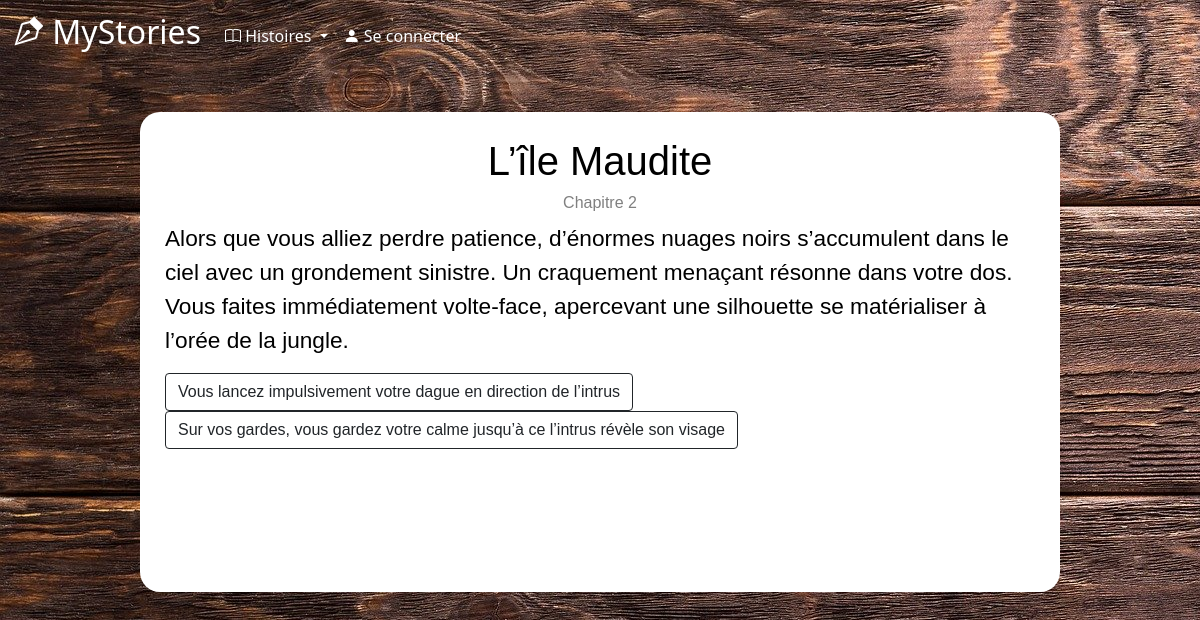
The page /chapter.php?story_id=4&chapter_num=2&choice_num=1&prev_chap=1 on the database its author committed.
### tables this page shows
CREATE TABLE `stories` (
  `id_story` int(11) NOT NULL,
  `title` varchar(50) DEFAULT NULL,
  `author` varchar(30) DEFAULT NULL,
  `nbChapters` int(11) DEFAULT NULL,
  `finished` tinyint(1) DEFAULT NULL,
  `date` date DEFAULT NULL,
  `hide` tinyint(1) NOT NULL,
  `summary` mediumtext NOT NULL,
  `nbrPoints` int(11) DEFAULT NULL
);

CREATE TABLE `chapters` (
  `id_chapter` int(11) NOT NULL,
  `id_story` int(11) NOT NULL,
  `numChapter` int(11) NOT NULL,
  `chapterContent` longtext NOT NULL,
  `choice1` mediumtext DEFAULT NULL,
  `choice2` mediumtext DEFAULT NULL,
  `choice3` mediumtext DEFAULT NULL
);

### chapter.php (the view, shortened to what this page needs)
<?php include("includes/header.php") ?>
<?php include("includes/connect.php") ?>
<main>
    <div id=backgroundConnexion>
    <?php
        $num_chapter=$_GET['chapter_num'];
    ?>
    <?php
    $id=$_GET['story_id'];
        $requete = "SELECT * FROM stories WHERE id_story = :id";
        $req = $bdd->prepare($requete);
        $req->execute(array('id' => $id));
        $histoire = $req->fetch();
        ?>
        <h1 id="centre"><?php echo $histoire['title']; ?></h2>
        <h6 id="donneesHistoire">Chapitre <?= $_GET['chapter_num']?></h6>
        <?php
        $requete7 = "SELECT * FROM chapters WHERE id_story = :id AND numChapter = :chap";
        $req7 = $bdd->prepare($requete7);
        $req7->execute(array(
            'id' => $id,
            'chap'=> $_GET['chapter_num']
        ));
        $chapter = $req7->fetch();
        ?>
        <?php
            if($_GET['choice_num']!=0)
            {
                $requete5 = "SELECT * FROM links WHERE id_story = :id AND Chapter = :chapter AND Previous_Choice = :previous_choice ";
                $req5 = $bdd->prepare($requete5);
                $req5->execute(array(
                    'id' => $id,
                    'chapter'=> $_GET['chapter_num'],
                    'previous_choice'=>$_GET['choice_num']
                ));
            }
        ?>
        <div>
            <p>
                <?= $chapter['chapterContent'];?>
            </p>
        </div>
        <div>
            <?php
            if(!empty($chapter['choice1'])){
                $requete2 = "SELECT * FROM links WHERE id_story = :id AND Previous_Chapter = :previous_chap AND Previous_Choice = :previous_choice ";
                $req2 = $bdd->prepare($requete2);
                $req2->execute(array(
                    'id' => $id,
                    'previous_chap'=> $_GET['chapter_num'],
                    'previous_choice'=> 1
                ));
                $choix1 = $req2->fetch();
                if($_GET['chapter_num']!=$histoire['nbChapters']){
                    $id=$id;
                    $chapterNum=$choix1['Chapter'];
                    ?>
                        <a class="btn btn-outline-dark" href="chapter.php?story_id=<?= $id?>&chapter_num=<?= $chapterNum?>&choice_num=1&prev_chap=<?= $num_chapter?>" role="button"><?= $chapter['choice1']?></a>
                    <?php
                }
                else{
                    $id=$id;
                    ?>
                        <a class="btn btn-outline-dark" href="end.php?id=<?= $id?>&failed=0" role="button"><?= $chapter['choice1']?></a>
                        &nbsp;
                    <?php
                }
            }
            if(!empty($chapter['choice2'])){
                $requete3 = "SELECT * FROM links WHERE id_story = :id AND Previous_Chapter = :previous_chap AND Previous_Choice = :previous_choice ";
                $req3 = $bdd->prepare($requete3);
                $req3->execute(array(
                    'id' => $id,
                    'previous_chap'=> $_GET['chapter_num'],
                    'previous_choice'=> 2
                ));
                $choix2 = $req3->fetch();
                $chap=$choix2['Chapter'];
                ?>
                <a class="btn btn-outline-dark" href="chapter.php?story_id=<?= $id?>&chapter_num=<?= $chap?>&choice_num=2&prev_chap=<?= $num_chapter?>" role="button"><?= $chapter['choice2']?></a>
                <?php
            }
                ?>
        </div>
    </div>
</main>
</body>
</html>

### style.css (style rules this page uses)
.accueil { background-image: url("images/fondBois.jpg"); }
body { background-color: black; color: white; }
main { margin: 20px 10%; color: black; padding: 20px; position: relative; background-size: cover; background-attachment: fixed; width: 80vw; font-size: 0.6cm; font-family: 'Trebuchet MS', 'Lucida Sans Unicode', 'Lucida Grande', 'Lucida Sans', Arial, sans-serif; }
#backgroundConnexion { position: relative; top: 0; left: 0; min-height: 60vh; background: white; border-radius: 20px; padding: 25px; z-index: 1; }
#centre { display: flex; justify-content: center; }
#donneesHistoire { color: grey; text-align: center; }

### rows shown on the page
stories: title "L’île Maudite"
chapters: chapterContent "Alors que vous alliez perdre patience, d’énormes nuages noirs s’accumulent dans le ciel avec un grondement sinistre. Un craquement menaçant résonne dans votre dos. Vous faites immédiatement volte-face, apercevant une silhouette se matérialiser à l’orée de la jungle.", choice1 "Vous lancez impulsivement votre dague en direction de l’intrus", choice2 "Sur vos gardes, vous gardez votre calme jusqu’à ce l’intrus révèle son visage"

### other values the page prints
$_GET['chapter_num'] "2"
